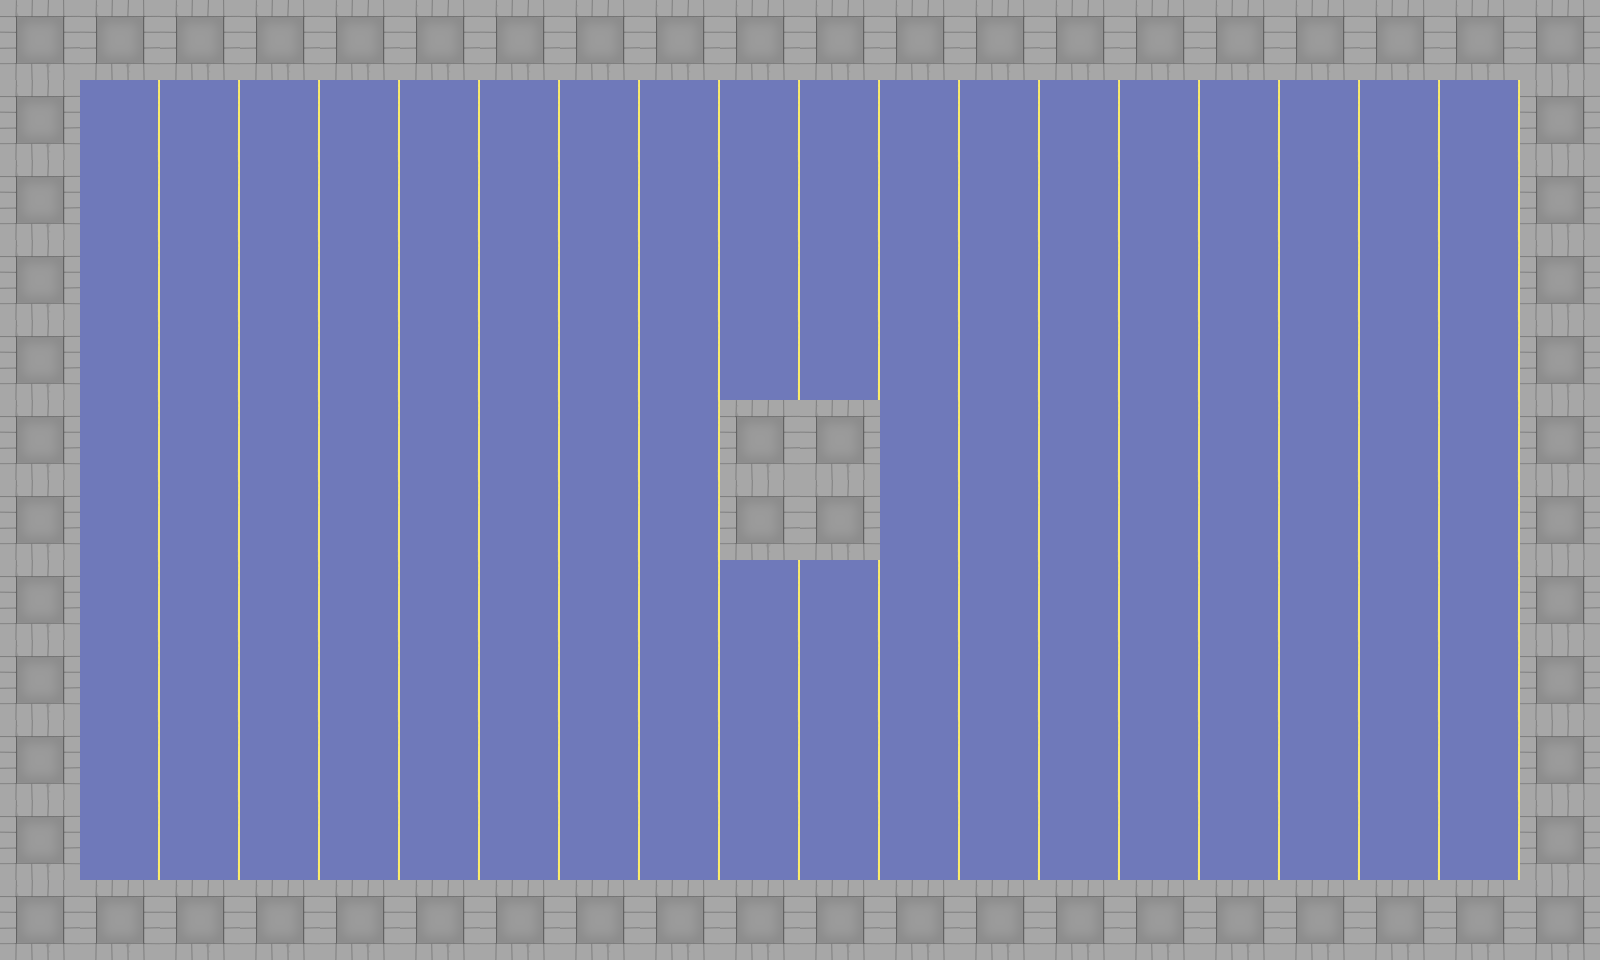

The image is a tile-based game level rendered from a .tmx file. Its description and source (layers, tilesets, objects; grid data summarised) follow:
An orthogonal 20x12 tile map with 80x80 px tiles, 2 tile layers (Tile Layer 1, Objects).

<map version="1.2" tiledversion="1.2.3" orientation="orthogonal" renderorder="right-down" width="20" height="12" tilewidth="80" tileheight="80" infinite="0" nextlayerid="3" nextobjectid="1">
 <tileset firstgid="1" source="ts2.tsx" />
 <layer id="1" name="Tile Layer 1" width="20" height="12">
  <data>[240 cells, 240 non-empty, 1 distinct tile ids]</data>
 </layer>
 <layer id="2" name="Objects" width="20" height="12">
  <properties>
   <property name="blocked" value="true" />
  </properties>
  <data>[240 cells, 64 non-empty, 1 distinct tile ids]</data>
 </layer>
</map>
